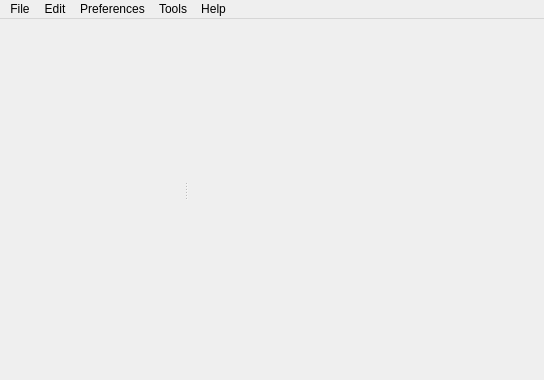
<?xml version="1.0" encoding="UTF-8"?>
<ui version="4.0">
 <class>MainWindow</class>
 <widget class="QMainWindow" name="MainWindow">
  <property name="geometry">
   <rect>
    <x>0</x>
    <y>0</y>
    <width>544</width>
    <height>380</height>
   </rect>
  </property>
  <property name="sizePolicy">
   <sizepolicy hsizetype="Preferred" vsizetype="Preferred">
    <horstretch>0</horstretch>
    <verstretch>0</verstretch>
   </sizepolicy>
  </property>
  <property name="windowTitle">
   <string>Project Editor</string>
  </property>
  <property name="windowIcon">
   <iconset>
    <normaloff>../../../../icon.png</normaloff>../../../../icon.png</iconset>
  </property>
  <property name="dockOptions">
   <set>QMainWindow::AllowTabbedDocks|QMainWindow::AnimatedDocks</set>
  </property>
  <widget class="QWidget" name="centralwidget">
   <property name="sizePolicy">
    <sizepolicy hsizetype="Preferred" vsizetype="Preferred">
     <horstretch>0</horstretch>
     <verstretch>0</verstretch>
    </sizepolicy>
   </property>
   <property name="layoutDirection">
    <enum>Qt::LeftToRight</enum>
   </property>
   <property name="autoFillBackground">
    <bool>false</bool>
   </property>
   <layout class="QGridLayout" name="gridLayout_4">
    <item row="0" column="0">
     <widget class="QStackedWidget" name="pages">
      <property name="currentIndex">
       <number>-1</number>
      </property>
     </widget>
    </item>
   </layout>
  </widget>
  <widget class="QMenuBar" name="menuBar">
   <property name="geometry">
    <rect>
     <x>0</x>
     <y>0</y>
     <width>544</width>
     <height>19</height>
    </rect>
   </property>
   <widget class="QMenu" name="menuFile">
    <property name="title">
     <string>File</string>
    </property>
    <addaction name="actionNew"/>
    <addaction name="actionOpen"/>
    <addaction name="separator"/>
    <addaction name="actionSave"/>
    <addaction name="actionSaveAs"/>
    <addaction name="separator"/>
    <addaction name="actionQuit"/>
   </widget>
   <widget class="QMenu" name="menuSettings">
    <property name="title">
     <string>Edit</string>
    </property>
   </widget>
   <widget class="QMenu" name="menuHelp">
    <property name="title">
     <string>Help</string>
    </property>
    <addaction name="actionHelp"/>
    <addaction name="actionContext_help"/>
    <addaction name="separator"/>
    <addaction name="actionAbout"/>
    <addaction name="separator"/>
   </widget>
   <widget class="QMenu" name="menuOptions">
    <property name="title">
     <string>Preferences</string>
    </property>
   </widget>
   <widget class="QMenu" name="menuModules">
    <property name="title">
     <string>Tools</string>
    </property>
    <addaction name="actionScanForModules"/>
   </widget>
   <addaction name="menuFile"/>
   <addaction name="menuSettings"/>
   <addaction name="menuOptions"/>
   <addaction name="menuModules"/>
   <addaction name="menuHelp"/>
  </widget>
  <widget class="QStatusBar" name="statusBar">
   <property name="sizeGripEnabled">
    <bool>false</bool>
   </property>
  </widget>
  <widget class="QDockWidget" name="dockWidget">
   <property name="minimumSize">
    <size>
     <width>183</width>
     <height>166</height>
    </size>
   </property>
   <property name="autoFillBackground">
    <bool>false</bool>
   </property>
   <property name="floating">
    <bool>false</bool>
   </property>
   <property name="features">
    <set>QDockWidget::NoDockWidgetFeatures</set>
   </property>
   <property name="allowedAreas">
    <set>Qt::NoDockWidgetArea</set>
   </property>
   <property name="windowTitle">
    <string/>
   </property>
   <attribute name="dockWidgetArea">
    <number>1</number>
   </attribute>
   <widget class="QWidget" name="dockWidgetContents">
    <layout class="QGridLayout" name="gridLayout_3"/>
   </widget>
  </widget>
  <action name="actionNew">
   <property name="text">
    <string>New</string>
   </property>
   <property name="shortcut">
    <string>Ctrl+N</string>
   </property>
  </action>
  <action name="actionOpen">
   <property name="text">
    <string>Open</string>
   </property>
   <property name="shortcut">
    <string>Ctrl+O</string>
   </property>
  </action>
  <action name="actionResentProjects">
   <property name="text">
    <string>Recent Projects</string>
   </property>
  </action>
  <action name="actionSave">
   <property name="text">
    <string>Save</string>
   </property>
   <property name="shortcut">
    <string>Ctrl+S</string>
   </property>
  </action>
  <action name="actionSaveAs">
   <property name="text">
    <string>Save As</string>
   </property>
   <property name="shortcut">
    <string>Ctrl+Shift+S</string>
   </property>
  </action>
  <action name="actionQuit">
   <property name="text">
    <string>Quit</string>
   </property>
   <property name="shortcut">
    <string>Ctrl+Q</string>
   </property>
  </action>
  <action name="actionHelp">
   <property name="text">
    <string>Help</string>
   </property>
  </action>
  <action name="actionContext_help">
   <property name="text">
    <string>Context help</string>
   </property>
  </action>
  <action name="actionAbout">
   <property name="text">
    <string>About</string>
   </property>
  </action>
  <action name="actionScanForModules">
   <property name="text">
    <string>Scan for modules</string>
   </property>
  </action>
 </widget>
 <resources/>
 <connections/>
</ui>
